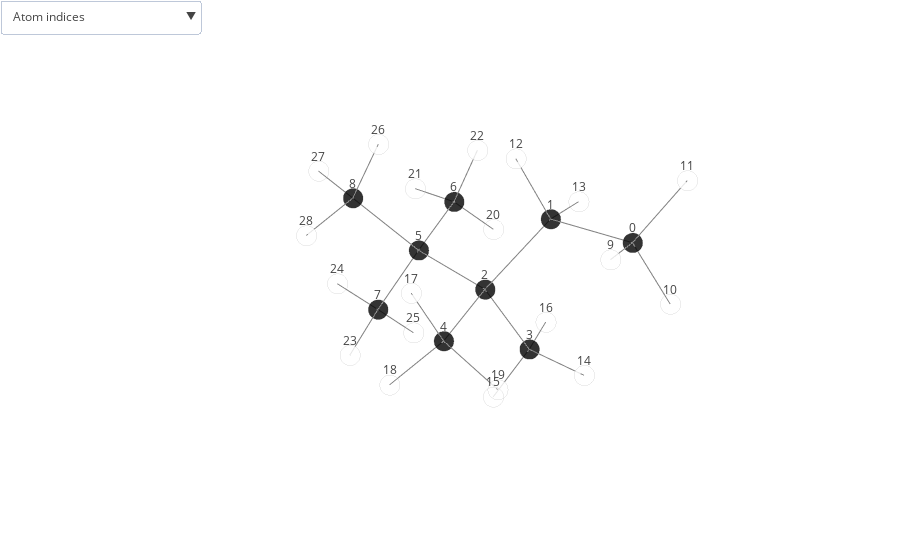

The notebook cell this image was saved under:
### Code cell
plot_molecule('dsgdb9nsd_099964', structures)

### Figure 1 — Plotly figure (JSON) as saved in the notebook; plotly's stock layout.template omitted (floating-point values rounded to 4 significant figures)
{"data": [{"marker": {"color": ["black", "black", "black", "black", "black", "black", "black", "black", "black", "white", "white", "white", "white", "white", "white", "white", "white", "white", "white", "white", "white", "white", "white", "white", "white", "white", "white", "white", "white"], "line": {"color": "lightgray", "width": 2}, "opacity": 0.8, "size": 7, "symbol": "circle"}, "mode": "markers", "name": "", "text": ["C", "C", "C", "C", "C", "C", "C", "C", "C", "H", "H", "H", "H", "H", "H", "H", "H", "H", "H", "H", "H", "H", "H", "H", "H", "H", "H", "H", "H"], "type": "scatter3d", "uid": "6f041e5a-43c6-4629-8117-091cf0757879", "x": [-0.05169, -0.1433, 0.7233, 0.1238, 2.157, 0.7429, -0.6759, 1.312, 1.619, 0.948, -0.3093, -0.7508, 0.1223, -1.192, -0.0006104, 0.773, -0.8596, 2.58, 2.835, 2.165, -1.381, -0.6427, -1.087, 2.293, 1.433, 0.6453, 1.326, 1.521, 2.678], "y": [1.596, 0.08893, -0.4584, 0.05019, 0.1044, -2.05, -2.635, -2.634, -2.58, 1.894, 2.201, 1.868, -0.4379, -0.157, 1.137, -0.1743, -0.3845, -0.03767, -0.364, 1.178, -2.255, -3.724, -2.423, -2.222, -3.718, -2.461, -2.168, -3.669, -2.359], "z": [0.1533, -0.1273, -1.301, -2.631, -1.188, -1.267, -1.085, -2.58, -0.1091, 0.4814, -0.7218, 0.9506, 0.7963, -0.3241, -2.605, -3.481, -2.835, -0.1889, -1.907, -1.396, -1.83, -1.195, -0.09406, -2.832, -2.478, -3.429, 0.8611, -0.04025, -0.2618]}, {"hoverinfo": "none", "marker": {"color": "grey", "opacity": 1, "size": 7}, "mode": "lines", "type": "scatter3d", "uid": "34c41730-308a-4b6f-b9b8-40fcaf3573ce", "x": [-0.05169, -0.1433, null, -0.1433, 0.7233, null, 0.7233, 0.1238, null, 0.7429, -0.6759, null, 0.7233, 2.157, null, 0.7429, 1.312, null, 0.7233, 0.7429, null, 1.619, 0.7429, null, -0.05169, 0.948, null, 1.619, 2.678, null, -0.05169, -0.3093, null, 1.619, 1.521, null, -0.05169, -0.7508, null, -0.1433, 0.1223, null, 0.1238, -0.0006104, null, 0.6453, 1.312, null, 1.619, 1.326, null, -0.1433, -1.192, null, 0.1238, 0.773, null, 1.433, 1.312, null, -0.8596, 0.1238, null, 2.58, 2.157, null, -1.087, -0.6759, null, 1.312, 2.293, null, 2.835, 2.157, null, -1.381, -0.6759, null, 2.165, 2.157, null, -0.6427, -0.6759, null], "y": [1.596, 0.08893, null, 0.08893, -0.4584, null, -0.4584, 0.05019, null, -2.05, -2.635, null, -0.4584, 0.1044, null, -2.05, -2.634, null, -0.4584, -2.05, null, -2.58, -2.05, null, 1.596, 1.894, null, -2.58, -2.359, null, 1.596, 2.201, null, -2.58, -3.669, null, 1.596, 1.868, null, 0.08893, -0.4379, null, 0.05019, 1.137, null, -2.461, -2.634, null, -2.58, -2.168, null, 0.08893, -0.157, null, 0.05019, -0.1743, null, -3.718, -2.634, null, -0.3845, 0.05019, null, -0.03767, 0.1044, null, -2.423, -2.635, null, -2.634, -2.222, null, -0.364, 0.1044, null, -2.255, -2.635, null, 1.178, 0.1044, null, -3.724, -2.635, null], "z": [0.1533, -0.1273, null, -0.1273, -1.301, null, -1.301, -2.631, null, -1.267, -1.085, null, -1.301, -1.188, null, -1.267, -2.58, null, -1.301, -1.267, null, -0.1091, -1.267, null, 0.1533, 0.4814, null, -0.1091, -0.2618, null, 0.1533, -0.7218, null, -0.1091, -0.04025, null, 0.1533, 0.9506, null, -0.1273, 0.7963, null, -2.631, -2.605, null, -3.429, -2.58, null, -0.1091, 0.8611, null, -0.1273, -0.3241, null, -2.631, -3.481, null, -2.478, -2.58, null, -2.835, -2.631, null, -0.1889, -1.188, null, -0.09406, -1.085, null, -2.58, -2.832, null, -1.907, -1.188, null, -1.83, -1.085, null, -1.396, -1.188, null, -1.195, -1.085, null]}], "layout": {"margin": {"b": 0, "l": 0, "r": 0, "t": 0}, "scene": {"annotations": [{"showarrow": false, "text": "0", "x": -0.05169, "y": 1.596, "yshift": 15, "z": 0.1533}, {"showarrow": false, "text": "1", "x": -0.1433, "y": 0.08893, "yshift": 15, "z": -0.1273}, {"showarrow": false, "text": "2", "x": 0.7233, "y": -0.4584, "yshift": 15, "z": -1.301}, {"showarrow": false, "text": "3", "x": 0.1238, "y": 0.05019, "yshift": 15, "z": -2.631}, {"showarrow": false, "text": "4", "x": 2.157, "y": 0.1044, "yshift": 15, "z": -1.188}, {"showarrow": false, "text": "5", "x": 0.7429, "y": -2.05, "yshift": 15, "z": -1.267}, {"showarrow": false, "text": "6", "x": -0.6759, "y": -2.635, "yshift": 15, "z": -1.085}, {"showarrow": false, "text": "7", "x": 1.312, "y": -2.634, "yshift": 15, "z": -2.58}, {"showarrow": false, "text": "8", "x": 1.619, "y": -2.58, "yshift": 15, "z": -0.1091}, {"showarrow": false, "text": "9", "x": 0.948, "y": 1.894, "yshift": 15, "z": 0.4814}, {"showarrow": false, "text": "10", "x": -0.3093, "y": 2.201, "yshift": 15, "z": -0.7218}, {"showarrow": false, "text": "11", "x": -0.7508, "y": 1.868, "yshift": 15, "z": 0.9506}, {"showarrow": false, "text": "12", "x": 0.1223, "y": -0.4379, "yshift": 15, "z": 0.7963}, {"showarrow": false, "text": "13", "x": -1.192, "y": -0.157, "yshift": 15, "z": -0.3241}, {"showarrow": false, "text": "14", "x": -0.0006104, "y": 1.137, "yshift": 15, "z": -2.605}, {"showarrow": false, "text": "15", "x": 0.773, "y": -0.1743, "yshift": 15, "z": -3.481}, {"showarrow": false, "text": "16", "x": -0.8596, "y": -0.3845, "yshift": 15, "z": -2.835}, {"showarrow": false, "text": "17", "x": 2.58, "y": -0.03767, "yshift": 15, "z": -0.1889}, {"showarrow": false, "text": "18", "x": 2.835, "y": -0.364, "yshift": 15, "z": -1.907}, {"showarrow": false, "text": "19", "x": 2.165, "y": 1.178, "yshift": 15, "z": -1.396}, {"showarrow": false, "text": "20", "x": -1.381, "y": -2.255, "yshift": 15, "z": -1.83}, {"showarrow": false, "text": "21", "x": -0.6427, "y": -3.724, "yshift": 15, "z": -1.195}, {"showarrow": false, "text": "22", "x": -1.087, "y": -2.423, "yshift": 15, "z": -0.09406}, {"showarrow": false, "text": "23", "x": 2.293, "y": -2.222, "yshift": 15, "z": -2.832}, {"showarrow": false, "text": "24", "x": 1.433, "y": -3.718, "yshift": 15, "z": -2.478}, {"showarrow": false, "text": "25", "x": 0.6453, "y": -2.461, "yshift": 15, "z": -3.429}, {"showarrow": false, "text": "26", "x": 1.326, "y": -2.168, "yshift": 15, "z": 0.8611}, {"showarrow": false, "text": "27", "x": 1.521, "y": -3.669, "yshift": 15, "z": -0.04025}, {"showarrow": false, "text": "28", "x": 2.678, "y": -2.359, "yshift": 15, "z": -0.2618}], "aspectmode": "auto", "aspectratio": {"x": 0.878, "y": 1.234, "z": 0.923}, "xaxis": {"showgrid": false, "showticklabels": false, "title": {"font": {"color": "white"}}, "type": "linear", "zeroline": false}, "yaxis": {"showgrid": false, "showticklabels": false, "title": {"font": {"color": "white"}}, "type": "linear", "zeroline": false}, "zaxis": {"showgrid": false, "showticklabels": false, "title": {"font": {"color": "white"}}, "type": "linear", "zeroline": false}}, "showlegend": false, "updatemenus": [{"buttons": [{"args": [{"scene.annotations": [{"showarrow": false, "text": 0, "x": -0.05169, "y": 1.596, "yshift": 15, "z": 0.1533}, {"showarrow": false, "text": 1, "x": -0.1433, "y": 0.08893, "yshift": 15, "z": -0.1273}, {"showarrow": false, "text": 2, "x": 0.7233, "y": -0.4584, "yshift": 15, "z": -1.301}, {"showarrow": false, "text": 3, "x": 0.1238, "y": 0.05019, "yshift": 15, "z": -2.631}, {"showarrow": false, "text": 4, "x": 2.157, "y": 0.1044, "yshift": 15, "z": -1.188}, {"showarrow": false, "text": 5, "x": 0.7429, "y": -2.05, "yshift": 15, "z": -1.267}, {"showarrow": false, "text": 6, "x": -0.6759, "y": -2.635, "yshift": 15, "z": -1.085}, {"showarrow": false, "text": 7, "x": 1.312, "y": -2.634, "yshift": 15, "z": -2.58}, {"showarrow": false, "text": 8, "x": 1.619, "y": -2.58, "yshift": 15, "z": -0.1091}, {"showarrow": false, "text": 9, "x": 0.948, "y": 1.894, "yshift": 15, "z": 0.4814}, {"showarrow": false, "text": 10, "x": -0.3093, "y": 2.201, "yshift": 15, "z": -0.7218}, {"showarrow": false, "text": 11, "x": -0.7508, "y": 1.868, "yshift": 15, "z": 0.9506}, {"showarrow": false, "text": 12, "x": 0.1223, "y": -0.4379, "yshift": 15, "z": 0.7963}, {"showarrow": false, "text": 13, "x": -1.192, "y": -0.157, "yshift": 15, "z": -0.3241}, {"showarrow": false, "text": 14, "x": -0.0006104, "y": 1.137, "yshift": 15, "z": -2.605}, {"showarrow": false, "text": 15, "x": 0.773, "y": -0.1743, "yshift": 15, "z": -3.481}, {"showarrow": false, "text": 16, "x": -0.8596, "y": -0.3845, "yshift": 15, "z": -2.835}, {"showarrow": false, "text": 17, "x": 2.58, "y": -0.03767, "yshift": 15, "z": -0.1889}, {"showarrow": false, "text": 18, "x": 2.835, "y": -0.364, "yshift": 15, "z": -1.907}, {"showarrow": false, "text": 19, "x": 2.165, "y": 1.178, "yshift": 15, "z": -1.396}, {"showarrow": false, "text": 20, "x": -1.381, "y": -2.255, "yshift": 15, "z": -1.83}, {"showarrow": false, "text": 21, "x": -0.6427, "y": -3.724, "yshift": 15, "z": -1.195}, {"showarrow": false, "text": 22, "x": -1.087, "y": -2.423, "yshift": 15, "z": -0.09406}, {"showarrow": false, "text": 23, "x": 2.293, "y": -2.222, "yshift": 15, "z": -2.832}, {"showarrow": false, "text": 24, "x": 1.433, "y": -3.718, "yshift": 15, "z": -2.478}, {"showarrow": false, "text": 25, "x": 0.6453, "y": -2.461, "yshift": 15, "z": -3.429}, {"showarrow": false, "text": 26, "x": 1.326, "y": -2.168, "yshift": 15, "z": 0.8611}, {"showarrow": false, "text": 27, "x": 1.521, "y": -3.669, "yshift": 15, "z": -0.04025}, {"showarrow": false, "text": 28, "x": 2.678, "y": -2.359, "yshift": 15, "z": -0.2618}]}], "label": "Atom indices", "method": "relayout"}, {"args": [{"scene.annotations": [{"showarrow": false, "text": 1.54, "x": -0.09749, "y": 0.8423, "yshift": 15, "z": 0.01303}, {"showarrow": false, "text": 1.56, "x": 0.29, "y": -0.1847, "yshift": 15, "z": -0.7141}, {"showarrow": false, "text": 1.54, "x": 0.4235, "y": -0.2041, "yshift": 15, "z": -1.966}, {"showarrow": false, "text": 1.55, "x": 0.03349, "y": -2.342, "yshift": 15, "z": -1.176}, {"showarrow": false, "text": 1.54, "x": 1.44, "y": -0.177, "yshift": 15, "z": -1.244}, {"showarrow": false, "text": 1.55, "x": 1.027, "y": -2.342, "yshift": 15, "z": -1.923}, {"showarrow": false, "text": 1.59, "x": 0.7331, "y": -1.254, "yshift": 15, "z": -1.284}, {"showarrow": false, "text": 1.55, "x": 1.181, "y": -2.315, "yshift": 15, "z": -0.688}, {"showarrow": false, "text": 1.09, "x": 0.4482, "y": 1.745, "yshift": 15, "z": 0.3174}, {"showarrow": false, "text": 1.09, "x": 2.148, "y": -2.469, "yshift": 15, "z": -0.1855}, {"showarrow": false, "text": 1.09, "x": -0.1805, "y": 1.898, "yshift": 15, "z": -0.2842}, {"showarrow": false, "text": 1.1, "x": 1.57, "y": -3.124, "yshift": 15, "z": -0.07469}, {"showarrow": false, "text": 1.09, "x": -0.4013, "y": 1.732, "yshift": 15, "z": 0.552}, {"showarrow": false, "text": 1.1, "x": -0.0105, "y": -0.1745, "yshift": 15, "z": 0.3345}, {"showarrow": false, "text": 1.09, "x": 0.06161, "y": 0.5935, "yshift": 15, "z": -2.618}, {"showarrow": false, "text": 1.09, "x": 0.9785, "y": -2.548, "yshift": 15, "z": -3.004}, {"showarrow": false, "text": 1.09, "x": 1.472, "y": -2.374, "yshift": 15, "z": 0.376}, {"showarrow": false, "text": 1.1, "x": -0.6678, "y": -0.03405, "yshift": 15, "z": -0.2257}, {"showarrow": false, "text": 1.09, "x": 0.4484, "y": -0.06207, "yshift": 15, "z": -3.056}, {"showarrow": false, "text": 1.1, "x": 1.372, "y": -3.176, "yshift": 15, "z": -2.529}, {"showarrow": false, "text": 1.09, "x": -0.3679, "y": -0.1672, "yshift": 15, "z": -2.733}, {"showarrow": false, "text": 1.09, "x": 2.369, "y": 0.03337, "yshift": 15, "z": -0.6883}, {"showarrow": false, "text": 1.09, "x": -0.8814, "y": -2.529, "yshift": 15, "z": -0.5893}, {"showarrow": false, "text": 1.09, "x": 1.802, "y": -2.428, "yshift": 15, "z": -2.706}, {"showarrow": false, "text": 1.09, "x": 2.496, "y": -0.1298, "yshift": 15, "z": -1.548}, {"showarrow": false, "text": 1.09, "x": -1.028, "y": -2.445, "yshift": 15, "z": -1.457}, {"showarrow": false, "text": 1.09, "x": 2.161, "y": 0.6412, "yshift": 15, "z": -1.292}, {"showarrow": false, "text": 1.1, "x": -0.6593, "y": -3.179, "yshift": 15, "z": -1.14}]}], "label": "Bond lengths", "method": "relayout"}, {"args": [{"scene.annotations": [{"showarrow": false, "text": 0, "x": -0.05169, "y": 1.596, "yshift": 15, "z": 0.1533}, {"showarrow": false, "text": 1, "x": -0.1433, "y": 0.08893, "yshift": 15, "z": -0.1273}, {"showarrow": false, "text": 2, "x": 0.7233, "y": -0.4584, "yshift": 15, "z": -1.301}, {"showarrow": false, "text": 3, "x": 0.1238, "y": 0.05019, "yshift": 15, "z": -2.631}, {"showarrow": false, "text": 4, "x": 2.157, "y": 0.1044, "yshift": 15, "z": -1.188}, {"showarrow": false, "text": 5, "x": 0.7429, "y": -2.05, "yshift": 15, "z": -1.267}, {"showarrow": false, "text": 6, "x": -0.6759, "y": -2.635, "yshift": 15, "z": -1.085}, {"showarrow": false, "text": 7, "x": 1.312, "y": -2.634, "yshift": 15, "z": -2.58}, {"showarrow": false, "text": 8, "x": 1.619, "y": -2.58, "yshift": 15, "z": -0.1091}, {"showarrow": false, "text": 9, "x": 0.948, "y": 1.894, "yshift": 15, "z": 0.4814}, {"showarrow": false, "text": 10, "x": -0.3093, "y": 2.201, "yshift": 15, "z": -0.7218}, {"showarrow": false, "text": 11, "x": -0.7508, "y": 1.868, "yshift": 15, "z": 0.9506}, {"showarrow": false, "text": 12, "x": 0.1223, "y": -0.4379, "yshift": 15, "z": 0.7963}, {"showarrow": false, "text": 13, "x": -1.192, "y": -0.157, "yshift": 15, "z": -0.3241}, {"showarrow": false, "text": 14, "x": -0.0006104, "y": 1.137, "yshift": 15, "z": -2.605}, {"showarrow": false, "text": 15, "x": 0.773, "y": -0.1743, "yshift": 15, "z": -3.481}, {"showarrow": false, "text": 16, "x": -0.8596, "y": -0.3845, "yshift": 15, "z": -2.835}, {"showarrow": false, "text": 17, "x": 2.58, "y": -0.03767, "yshift": 15, "z": -0.1889}, {"showarrow": false, "text": 18, "x": 2.835, "y": -0.364, "yshift": 15, "z": -1.907}, {"showarrow": false, "text": 19, "x": 2.165, "y": 1.178, "yshift": 15, "z": -1.396}, {"showarrow": false, "text": 20, "x": -1.381, "y": -2.255, "yshift": 15, "z": -1.83}, {"showarrow": false, "text": 21, "x": -0.6427, "y": -3.724, "yshift": 15, "z": -1.195}, {"showarrow": false, "text": 22, "x": -1.087, "y": -2.423, "yshift": 15, "z": -0.09406}, {"showarrow": false, "text": 23, "x": 2.293, "y": -2.222, "yshift": 15, "z": -2.832}, {"showarrow": false, "text": 24, "x": 1.433, "y": -3.718, "yshift": 15, "z": -2.478}, {"showarrow": false, "text": 25, "x": 0.6453, "y": -2.461, "yshift": 15, "z": -3.429}, {"showarrow": false, "text": 26, "x": 1.326, "y": -2.168, "yshift": 15, "z": 0.8611}, {"showarrow": false, "text": 27, "x": 1.521, "y": -3.669, "yshift": 15, "z": -0.04025}, {"showarrow": false, "text": 28, "x": 2.678, "y": -2.359, "yshift": 15, "z": -0.2618}, {"showarrow": false, "text": 1.54, "x": -0.09749, "y": 0.8423, "yshift": 15, "z": 0.01303}, {"showarrow": false, "text": 1.56, "x": 0.29, "y": -0.1847, "yshift": 15, "z": -0.7141}, {"showarrow": false, "text": 1.54, "x": 0.4235, "y": -0.2041, "yshift": 15, "z": -1.966}, {"showarrow": false, "text": 1.55, "x": 0.03349, "y": -2.342, "yshift": 15, "z": -1.176}, {"showarrow": false, "text": 1.54, "x": 1.44, "y": -0.177, "yshift": 15, "z": -1.244}, {"showarrow": false, "text": 1.55, "x": 1.027, "y": -2.342, "yshift": 15, "z": -1.923}, {"showarrow": false, "text": 1.59, "x": 0.7331, "y": -1.254, "yshift": 15, "z": -1.284}, {"showarrow": false, "text": 1.55, "x": 1.181, "y": -2.315, "yshift": 15, "z": -0.688}, {"showarrow": false, "text": 1.09, "x": 0.4482, "y": 1.745, "yshift": 15, "z": 0.3174}, {"showarrow": false, "text": 1.09, "x": 2.148, "y": -2.469, "yshift": 15, "z": -0.1855}, {"showarrow": false, "text": 1.09, "x": -0.1805, "y": 1.898, "yshift": 15, "z": -0.2842}, {"showarrow": false, "text": 1.1, "x": 1.57, "y": -3.124, "yshift": 15, "z": -0.07469}, {"showarrow": false, "text": 1.09, "x": -0.4013, "y": 1.732, "yshift": 15, "z": 0.552}, {"showarrow": false, "text": 1.1, "x": -0.0105, "y": -0.1745, "yshift": 15, "z": 0.3345}, {"showarrow": false, "text": 1.09, "x": 0.06161, "y": 0.5935, "yshift": 15, "z": -2.618}, {"showarrow": false, "text": 1.09, "x": 0.9785, "y": -2.548, "yshift": 15, "z": -3.004}, {"showarrow": false, "text": 1.09, "x": 1.472, "y": -2.374, "yshift": 15, "z": 0.376}, {"showarrow": false, "text": 1.1, "x": -0.6678, "y": -0.03405, "yshift": 15, "z": -0.2257}, {"showarrow": false, "text": 1.09, "x": 0.4484, "y": -0.06207, "yshift": 15, "z": -3.056}, {"showarrow": false, "text": 1.1, "x": 1.372, "y": -3.176, "yshift": 15, "z": -2.529}, {"showarrow": false, "text": 1.09, "x": -0.3679, "y": -0.1672, "yshift": 15, "z": -2.733}, {"showarrow": false, "text": 1.09, "x": 2.369, "y": 0.03337, "yshift": 15, "z": -0.6883}, {"showarrow": false, "text": 1.09, "x": -0.8814, "y": -2.529, "yshift": 15, "z": -0.5893}, {"showarrow": false, "text": 1.09, "x": 1.802, "y": -2.428, "yshift": 15, "z": -2.706}, {"showarrow": false, "text": 1.09, "x": 2.496, "y": -0.1298, "yshift": 15, "z": -1.548}, {"showarrow": false, "text": 1.09, "x": -1.028, "y": -2.445, "yshift": 15, "z": -1.457}, {"showarrow": false, "text": 1.09, "x": 2.161, "y": 0.6412, "yshift": 15, "z": -1.292}, {"showarrow": false, "text": 1.1, "x": -0.6593, "y": -3.179, "yshift": 15, "z": -1.14}]}], "label": "Atom indices & Bond lengths", "method": "relayout"}, {"args": [{"scene.annotations": []}], "label": "Hide all", "method": "relayout"}], "direction": "down", "xanchor": "left", "yanchor": "top"}]}}
